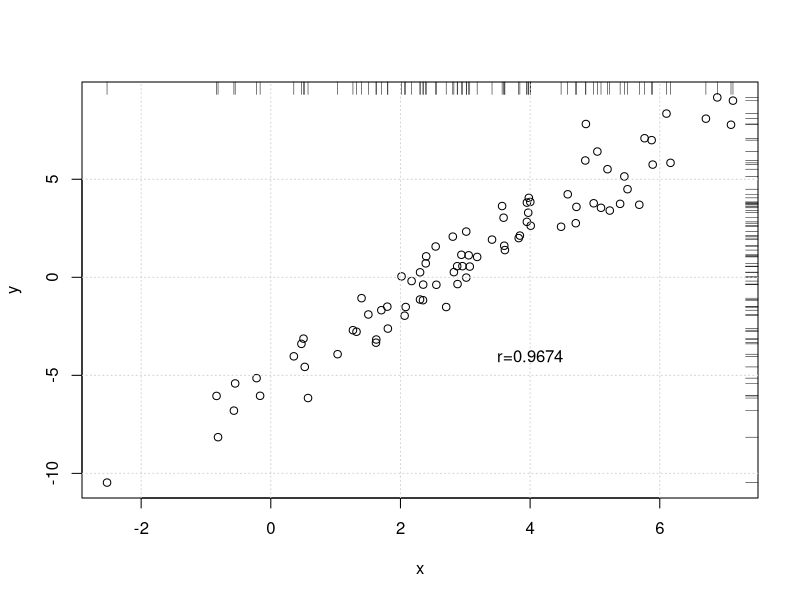
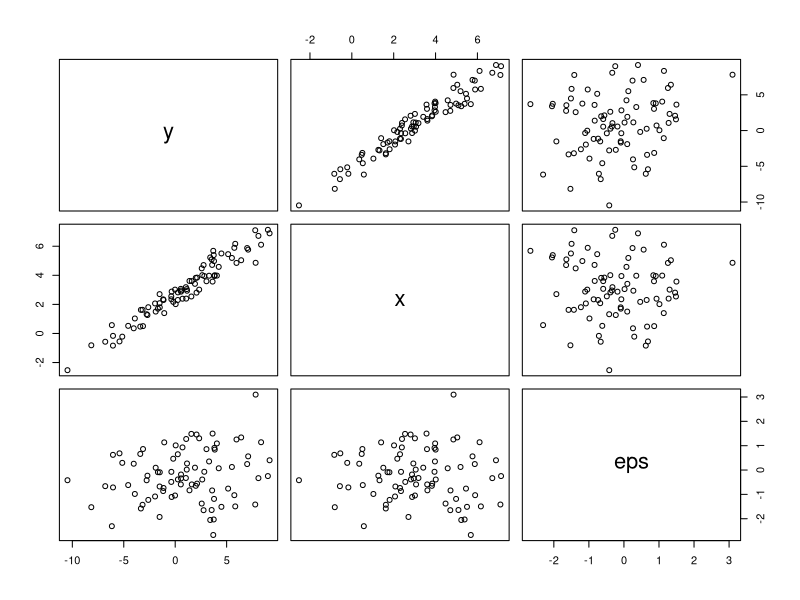

Write R code to recreate these figures, in order. (Note: this script raises an error after producing the figures.)
n <- 83
set.seed(1542643545) # случайные числа, псевдослучайные

eps <- rnorm(n) # mean = 0, sd = 1
#qnorm()
#pnorm()
mean(eps)
var(eps)

x <- rnorm(n, mean=3, sd=2)

y <- -5 + 2 * x + eps

plot(y ~ x) # диаграмма

rug(x, side=3) # бахрома
rug(y, side=4)

grid() # сетка

# корреляция, paste0 - склеить без пробела, round округление
s_cor <- round(cor(x, y),4)
text(4, -4, paste0("r=", s_cor)) # текстовая надпись на диаграмме

plot(data.frame(y,x,eps)) # попарные графики

abline(v=mean(x), h = mean(y))

# matrix(c(1, 4/sqrt(17), 1/sqrt(17)), ncol=3)
cor_matrix <- cor(matrix(c(y, x, eps), ncol=3)) # корреляционная матрица для выборки + ниже ковариационная
cov_matrix <- cov(matrix(c(y, x, eps), ncol=3))
# matrix(cbind(y,x,eps), ncol = 3)

cov.yeps <- matrix(c(17, 8, 1, 8, 4, 0, 1, 0, 1), nrow=3) # теоритическая ковариационная матрица
sd.yxeps <- sqrt(diag(cov.yeps)) # стандартное отклонение
#corr.yxeps <- t(1/sd.yxeps)
corr.yxeps <- matrix(rep(NA, 9), ncol=3) 

for (i in 1:nrow(cov.eps)){
  for (j in 1:nrow(cov.eps)){
    corr.yxeps[i,j] <- round(cov.eps[i,j] / sd.yxeps[i] / sd.yxeps[j], 3)
  }
}
corr.yxeps
cor_matrix

cov.eps
cov_matrix

# Проведите тест, что y имеет нулевое математическое ожидание (команда t.test).

plot(y) # смотрим графически, среднее выше нуля
abline(h=0, col = "red")
abline(h=mean(y), col = "green")
t.test(y) # нулевую гипотезу отвергаем, среднее сстатитистически значимо больше 0

# Проведите тест, что x и y некоррелированы (команда cor.test для пары векторов).

cor.test(y,x) # коэффициент корреляции значимо отличается от 0, нулевую гипотезу отвергаем. Очень сильная корреляция, p значени 10^-16

# Проведите тест, что x и y имеют одинаковое математическое ожидание в предположении, что дисперсии разные для парных и 
#непарных наблюдений (команда t.test для пары векторов, опции var.equal = FALSE – по умолчанию,  paired = FALSE или TRUE).

t.test(y, x, var.equal = FALSE) # мат ожидания статистически отличаются друг от друга для непарных наблюдений
t.test(y, x, var.equal = FALSE, paired = TRUE) # мат ожидания статистически отличаются друг от друга для парных наблюдений

# Проведите неформальную проверку на нормальность  переменной y с помощью коэффициента асимметрии, коэффициента куртозиса, 
# гистограммы с нормальной кривой, нормальной QQ-диаграммы (команды qqnorm и qqline).

t.test(scale(y)^3) # ассиметрия статистически не отличается от 0, нулевую гипотезу принимаем
t.test(scale(y)^4-3) # куртозис статистически не отличается от 0, нулевую гипотезу принимаем
qqnorm(scale(y)) # графически квантиль распределения данных y лежит на линии нормальной кривой, имеются незначительные выбросы на концах
qqline(scale(y))

shapiro.test(y) # p - value = 0,76 > 0.05, распределение на уровне значимости 0.05 имеет нормальное распределение

hist(y, breaks = 10, freq = FALSE)
curve(dnorm(x, mean(y), sd(y)), add = TRUE, col = "blue")
